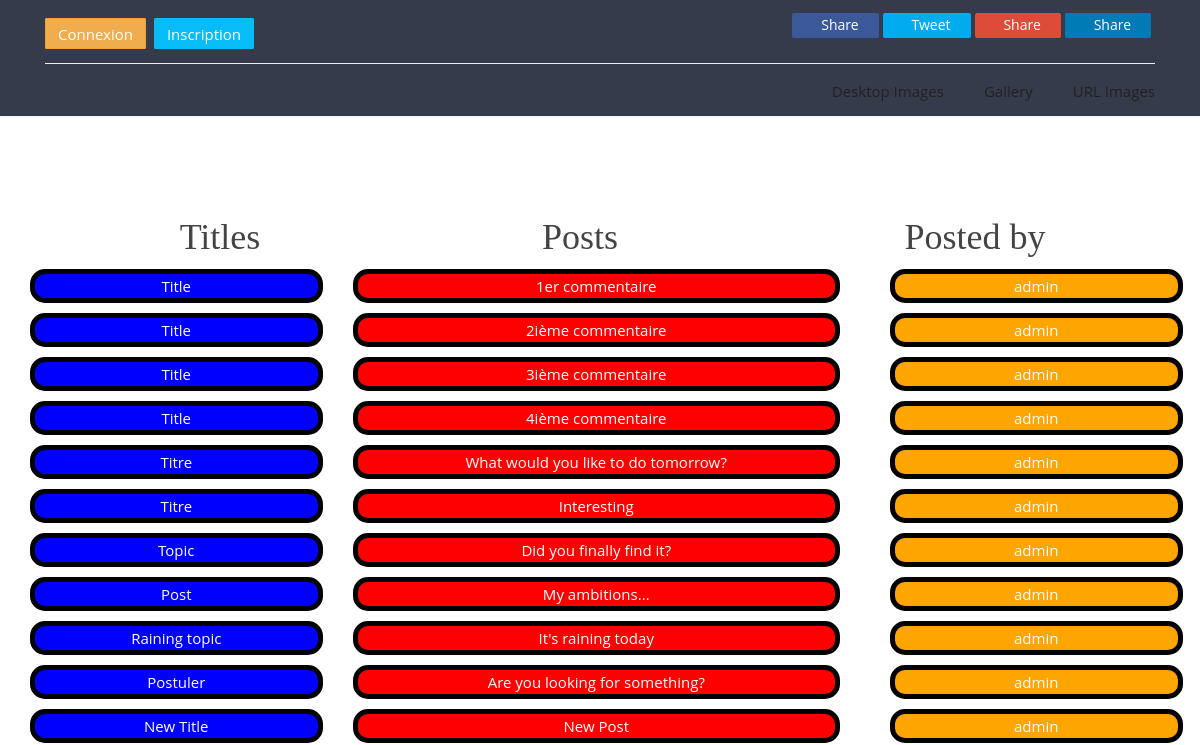
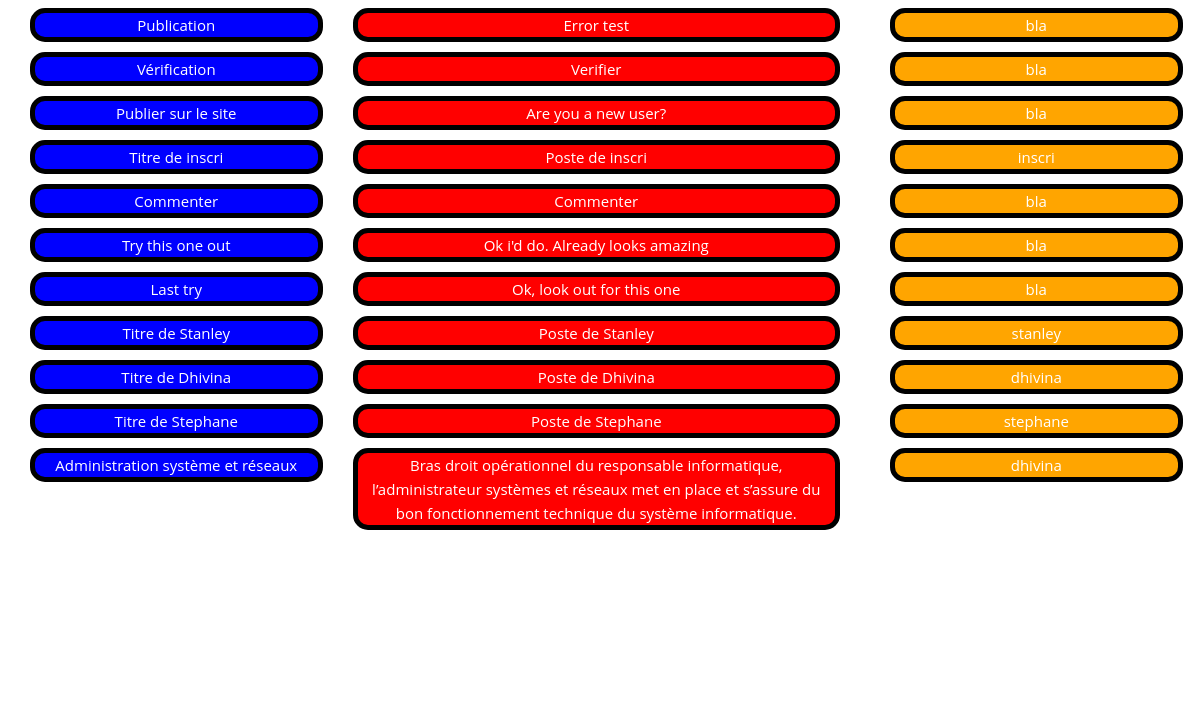
Before: / (upper part) with the older database file (2 pictures, top to bottom).
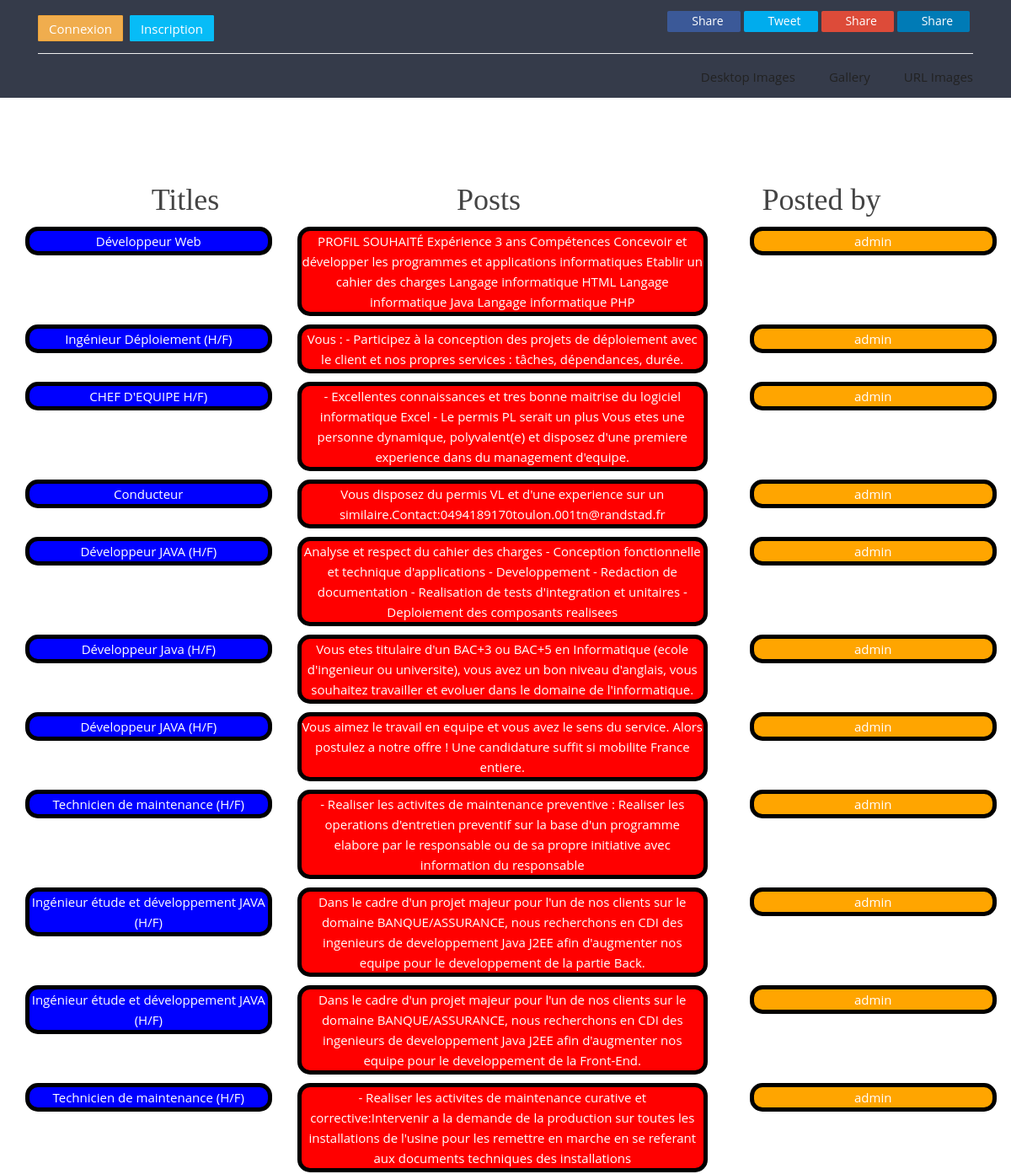
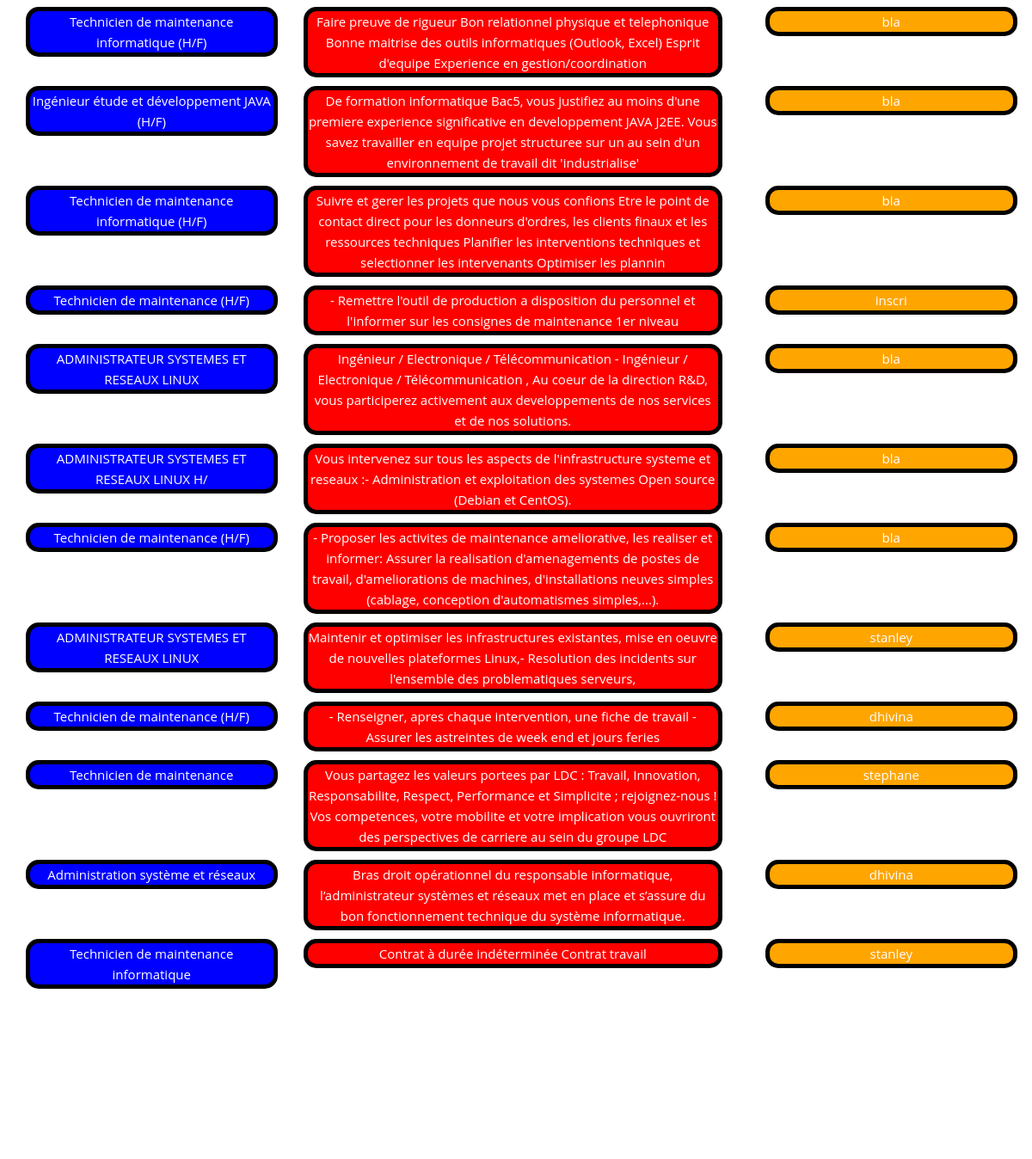
After: the same page with the newer database file (2 pictures, top to bottom).
### tables this page shows
CREATE TABLE `articles` (
  `id_article` int(11) NOT NULL,
  `titre` varchar(255) NOT NULL,
  `texte` varchar(255) NOT NULL,
  `id_utilisateur` int(11) NOT NULL
);

CREATE TABLE `confirmuser` (
  `id_utilisateur` int(11) NOT NULL,
  `pseudo` varchar(255) NOT NULL,
  `email` varchar(255) NOT NULL,
  `password` varchar(255) NOT NULL
);

### index.php (the view, shortened to what this page needs)
<?php
require("connexionbdd.php");
?>
<!DOCTYPE html>
<html lang="en">
    <head>
        <link rel="stylesheet" href="css/bootstrap.css" />
        <link rel="stylesheet" href="css/icons.css" />
        <link rel="stylesheet" href="css/style.css" />
        <link rel="stylesheet" href="css/aos.css" />
        <link rel="stylesheet" href="css/custom.css" />
        <link rel="stylesheet" href="css/index.css" />
    </head>
    <body class="light-page">
<nav id="nav-logo-2row-share" class="navbar light">
    <div class="container">
        <div class="clearfix">
            <p class="navbar-text pull-left" style="">
                <?php if(isset($_SESSION['user-connecte'])){
                    ?>
                    <a href="publier.php" class="btn btn-sm btn-primary"><span style="">Publier</span></a>
                    <a href="user.php?pseudo=<?php echo $_SESSION['user-connecte'] ?>" class="btn btn-sm btn-warning"><span>Profil - <?php echo $_SESSION['user-connecte'] ?></span></a>
                    <a href="deconnexion.php" class="btn btn-sm btn-primary"><span style="">Deconnexion</span></a>
                <?php } else { ?>
                    <a href="connexion.php" class="btn btn-sm btn-warning"><span style="">Connexion</span></a>
                    <a href="inscription.php" class="btn btn-sm btn-primary"><span style="">Inscription</span></a>
                <?php } ?>
            </p>
            <ul class="share-list pull-right hidden-xs">
                    <li>
                        <a href="#" class="goodshare" data-type="fb"><i class="icon-facebook"></i><span>Share</span><span data-counter="fb"></span></a>
                    </li><li>
                        <a href="#" class="goodshare" data-type="tw"><i class="icon-twitter"></i><span>Tweet</span><span data-counter="tw"></span></a>
                    </li><li>
                        <a href="#" class="goodshare" data-type="gp"><i class="icon-google-plus"></i><span>Share</span><span data-counter="gp"></span></a>
                    </li><li>
                        <a href="#" class="goodshare" data-type="li"><i class="icon-linkedin"></i><span>Share</span><span data-counter="li"></span></a>
                    </li>
                </ul>
        </div>
        <hr class="mt-0 mb-0">
        <div id="navbar" class="navbar-collapse collapse">
            <ul class="nav navbar-nav navbar-right">
                <li><a href="desktop.php"><span style="">Desktop Images</span></a></li>
                <li><a href="user.php"><span>Gallery</span></a></li>
                <li><a href="url.php"><span>URL Images</span></a></li>
            </ul>
        </div>
    </div>
    <div class="nav-bg light"></div>
</nav>      <div id="wrap">
      <section id="gallery-fluid-carousel-3" class="pt-100 pb-75 text-center light">
          <div class="container-fluid no-side-pad">
            <div class="row">
                <div class="col-md-3"><h2 style="margin-left: 140px">Titles</h2></div>
                <div class="col-md-6"><h2 style="margin-right: 40px">Posts</h2></div>
                <div class="col-md-3"><h2 style="margin-right: 150px">Posted by</h2></div>
            </div>
            <?php
                $req = $dbh->query("SELECT * FROM articles, confirmuser WHERE articles.id_utilisateur = confirmuser.id_utilisateur");
                $tweets = $req->fetchAll();
                foreach($tweets as $tweet){
                    echo '<div class="container">';
                    echo '<section class="row">';
                    echo '<div class="col-md-3">';
                    echo '<div style="border: 5px solid black; border-radius: 15px; margin-top: 10px; background-color: blue; color: white">';
                    echo $tweet['titre'];
                    echo "</div>";
                    echo '</div>';
                    echo '<div class="col-md-5" style="margin-left: 30px">';
                    echo '<div style="border: 5px solid black; border-radius: 15px; margin-top: 10px; background-color: red; color: white">';
                    echo $tweet['texte'];
                    echo "</div>";
                    echo "</div>";
                    echo '<div class="col-md-3" style="margin-left: 50px">';
                    echo '<div style="border: 5px solid black; border-radius: 15px; margin-top: 10px; background-color: orange; color: white">';
                    echo $tweet['pseudo'];
                    echo "</div>";
                    echo '</div>';
                    echo '</section>';
                    echo '</div>';
                }
                ?>
                </div>
                <div class="bg"></div>
      </section><section id="gallery-list-2col-2--0" class="pt-125 pb-125 light">
          <div class="bg"></div>
      </section>
                <div class="bg"></div>
        </div>
    </body>
</html>

### css/style.css (style rules this page uses)
body { font-family: sans-serif; font-weight: normal; line-height: 1.6; -webkit-font-smoothing: antialiased; -moz-osx-font-smoothing: grayscale; }
#wrap { overflow: hidden; }
section, header, footer { position: relative; overflow: hidden; z-index: 1; }
a, a:hover, a:focus, .active a { text-decoration: none; outline: 0; cursor: pointer; -webkit-transition: all 0.25s ease-out; transition: all 0.25s ease-out; }
h1, h2, h3, h4 { line-height: 1.2; font-weight: lighter; margin: 0 0 30px 0; }
ul { margin: 0; padding: 0px; list-style: none; }
.btn { -webkit-transition: all 0.25s ease-in; transition: all 0.25s ease-in; border-radius: 1px; font-weight: inherit; max-width: 100%; white-space: normal; }
.btn { margin-right: 4px; margin-top: 4px; }
.btn>span { display: inline-block; max-width: 100%; line-height: 1.1; }
.btn>* { vertical-align: middle; }
.btn.btn-primary { color: #ffffff; }
.bg, .nav-bg, .half-container-left, .half-container-right, .quarter-container-left, .quarter-container-right, .threequarter-container-left, .threequarter-container-right { position: absolute; overflow: hidden; z-index: -2; top: 0; bottom: 0; left: 0; right: 0; background-position: center; }
nav.navbar { border-radius: 0; border: none; margin: 0; z-index: 2; min-height: 50px; -webkit-transform: translate(0px, 0px); transform: translate(0px, 0px); -webkit-transition: 0.4s ease-out; transition: 0.4s ease-out; }
nav.navbar .nav-bg { -webkit-transition: 0.4s ease-out; transition: 0.4s ease-out; -webkit-box-shadow: 0px 0px 3px rgba(0, 0, 0, 0.1); box-shadow: 0px 0px 3px rgba(0, 0, 0, 0.1); }
.navbar-nav>li>a>* { vertical-align: middle }
.navbar .share-list { position: relative; z-index: 1; padding-top: 12px; padding-bottom: 10px; }
@media (min-width: 992px) { .navbar-nav.navbar-right:first-child>li:last-child>a { padding-right: 0; } }
@media (min-width: 992px) { .navbar-nav:first-child>li:first-child>a { padding-left: 0; } }
#wrap { -webkit-transform: translate(0px, 0px); transform: translate(0px, 0px); -webkit-transition: 0.4s linear; transition: 0.4s linear; }
.share-list li { display: inline-block; margin: 0 4px 4px 0; }
.share-list li a { display: block; color: #fff; padding: 5px 0 5px 10px; border-radius: 2px; line-height: 1; font-size: 14px; }
.share-list li a [class^=icon-] { margin-right: 8px; }
.share-list li a span { margin: 0 10px 0 0; }
.share-list li [data-type="tw"] { background: #00aced; }
.share-list li [data-type="fb"] { background: #3b5998; }
.share-list li [data-type="gp"] { background: #dd4b39; }
.share-list li [data-type="li"] { background: #007bb6; }
.pb-75, .pb-md-75 { padding-bottom: 75px; }
.pt-100, .pt-md-100 { padding-top: 100px; }
.pt-125, .pt-md-125 { padding-top: 125px; }
.pb-125, .pb-md-125 { padding-bottom: 125px; }
.mt-0 { margin-top: 0px; }
.mb-0 { margin-bottom: 0px; }
.no-side-pad [class^=col-] { padding-left: 0; padding-right: 0; }
.row [class^=col-]>*:not([class*=mb-]):last-child { margin-bottom: 0; }

### css/custom.css (style rules this page uses)
section.light, .nav-bg.light, .bg-test.light, .nb-off-canvas.light, header.light, footer.light, .modal-content.light, .off-canvas-overlay.light { background-color: #ffffff; }
.light-page { background-color: #ffffff; }
.light { color: #444444!important; }
.light h2 { color: #444444; }
.light hr { border-color: #eeeeee; }
.light a:not(.btn):not(.gallery-box):not(.goodshare) { color: #222; }
.light .btn-primary { color: #ffffff; }
.light .btn-primary { background-color: #07bcf7; border-color: #07bcf7; }
body, .datepicker { font-family: 'Open Sans'; font-size: 15px; font-style: inherit; font-weight: 400; text-transform: inherit; }
h2 { font-family: 'Nunito Sans'; font-size: 36px; font-style: inherit; font-weight: 200; text-transform: inherit; }
.navbar-nav, aside#navbar .nav { font-family: 'Open Sans'; font-size: 15px; font-style: inherit; font-weight: 400; text-transform: inherit; }
.btn { font-family: 'Open Sans'; font-size: 15px; font-style: inherit; font-weight: 400; text-transform: inherit; }

### css/index.css (style rules this page uses)
#nav-logo-2row-share .nav-bg { background: #353b4a; opacity: 1; }

Changed rows visible on the page:
changed articles: titre "Title" → "Développeur Web"; texte "1er commentaire" → "PROFIL SOUHAITÉ Expérience 3 ans Compétences Concevoir et développer les programmes et applications informatiques Etablir un cahier des charges Langage informatique HTML Langage informatique Java Langage informatique PHP"
changed articles: titre "Title" → "Ingénieur Déploiement (H/F)"; texte "2ième commentaire" → "Vous : - Participez à la conception des projets de déploiement avec le client et nos propres services : tâches, dépendances, durée."
changed articles: titre "Title" → "CHEF D'EQUIPE H/F)"; texte "3ième commentaire" → "- Excellentes connaissances et tres bonne maitrise du logiciel informatique Excel - Le permis PL serait un plus Vous etes une personne dynamique, polyvalent(e) et disposez d'une premiere experience dans du management d'equipe."
changed articles: titre "Title" → "Conducteur"; texte "4ième commentaire" → "Vous disposez du permis VL et d'une experience sur un similaire.Contact:0494189170toulon.001tn@randstad.fr"
changed articles: titre "Titre" → "Développeur JAVA (H/F)"; texte "What would you like to do tomorrow?" → "Analyse et respect du cahier des charges - Conception fonctionnelle et technique d'applications - Developpement - Redaction de documentation - Realisation de tests d'integration et unitaires - Deploiement des composants realisees"
changed articles: titre "Titre" → "Développeur Java (H/F)"; texte "Interesting" → "Vous etes titulaire d'un BAC+3 ou BAC+5 en Informatique (ecole d'ingenieur ou universite), vous avez un bon niveau d'anglais, vous souhaitez travailler et evoluer dans le domaine de l'informatique."
changed articles: titre "Topic" → "Développeur JAVA (H/F)"; texte "Did you finally find it?" → "Vous aimez le travail en equipe et vous avez le sens du service. Alors postulez a notre offre ! Une candidature suffit si mobilite France entiere."
changed articles: titre "Post" → "Technicien de maintenance (H/F)"; texte "My ambitions..." → "- Realiser les activites de maintenance preventive : Realiser les operations d'entretien preventif sur la base d'un programme elabore par le responsable ou de sa propre initiative avec information du responsable"
changed articles: titre "Raining topic" → "Ingénieur étude et développement JAVA (H/F)"; texte "It's raining today" → "Dans le cadre d'un projet majeur pour l'un de nos clients sur le domaine BANQUE/ASSURANCE, nous recherchons en CDI des ingenieurs de developpement Java J2EE afin d'augmenter nos equipe pour le developpement de la partie Back."
changed articles: titre "Postuler" → "Ingénieur étude et développement JAVA (H/F)"; texte "Are you looking for something?" → "Dans le cadre d'un projet majeur pour l'un de nos clients sur le domaine BANQUE/ASSURANCE, nous recherchons en CDI des ingenieurs de developpement Java J2EE afin d'augmenter nos equipe pour le developpement de la Front-End."
changed articles: titre "New Title" → "Technicien de maintenance (H/F)"; texte "New Post" → "- Realiser les activites de maintenance curative et corrective:Intervenir a la demande de la production sur toutes les installations de l'usine pour les remettre en marche en se referant aux documents techniques des installations"
changed articles: titre "Publication" → "Technicien de maintenance informatique (H/F)"; texte "Error test" → "Faire preuve de rigueur Bon relationnel physique et telephonique Bonne maitrise des outils informatiques (Outlook, Excel) Esprit d'equipe Experience en gestion/coordination"
changed articles: titre "Vérification" → "Ingénieur étude et développement JAVA (H/F)"; texte "Verifier" → "De formation informatique Bac5, vous justifiez au moins d'une premiere experience significative en developpement JAVA J2EE. Vous savez travailler en equipe projet structuree sur un au sein d'un environnement de travail dit 'industrialise'"
changed articles: titre "Publier sur le site" → "Technicien de maintenance informatique (H/F)"; texte "Are you a new user?" → "Suivre et gerer les projets que nous vous confions Etre le point de contact direct pour les donneurs d'ordres, les clients finaux et les ressources techniques Planifier les interventions techniques et selectionner les intervenants Optimiser les plannin"
changed articles "inscri": titre "Titre de inscri" → "Technicien de maintenance (H/F)"; texte "Poste de inscri" → "- Remettre l'outil de production a disposition du personnel et l'informer sur les consignes de maintenance 1er niveau"
changed articles: titre "Commenter" → "ADMINISTRATEUR SYSTEMES ET RESEAUX LINUX"; texte "Commenter" → "Ingénieur / Electronique / Télécommunication - Ingénieur / Electronique / Télécommunication , Au coeur de la direction R&D, vous participerez activement aux developpements de nos services et de nos solutions."
changed articles: titre "Try this one out" → "ADMINISTRATEUR SYSTEMES ET RESEAUX LINUX H/"; texte "Ok i'd do. Already looks amazing" → "Vous intervenez sur tous les aspects de l'infrastructure systeme et reseaux :- Administration et exploitation des systemes Open source (Debian et CentOS)."
changed articles: titre "Last try" → "Technicien de maintenance (H/F)"; texte "Ok, look out for this one" → "- Proposer les activites de maintenance ameliorative, les realiser et informer: Assurer la realisation d'amenagements de postes de travail, d'ameliorations de machines, d'installations neuves simples (cablage, conception d'automatismes simples,...)."
changed articles: titre "Titre de Stanley" → "ADMINISTRATEUR SYSTEMES ET RESEAUX LINUX"; texte "Poste de Stanley" → "Maintenir et optimiser les infrastructures existantes, mise en oeuvre de nouvelles plateformes Linux,- Resolution des incidents sur l'ensemble des problematiques serveurs,"
changed articles: titre "Titre de Dhivina" → "Technicien de maintenance (H/F)"; texte "Poste de Dhivina" → "- Renseigner, apres chaque intervention, une fiche de travail - Assurer les astreintes de week end et jours feries"
changed articles "stephane": titre "Titre de Stephane" → "Technicien de maintenance"; texte "Poste de Stephane" → "Vous partagez les valeurs portees par LDC : Travail, Innovation, Responsabilite, Respect, Performance et Simplicite ; rejoignez-nous ! Vos competences, votre mobilite et votre implication vous ouvriront des perspectives de carriere au sein du groupe LDC"
added articles: titre "Technicien de maintenance informatique", texte "Contrat à durée indéterminée Contrat travail", id_utilisateur.pseudo "stanley"
